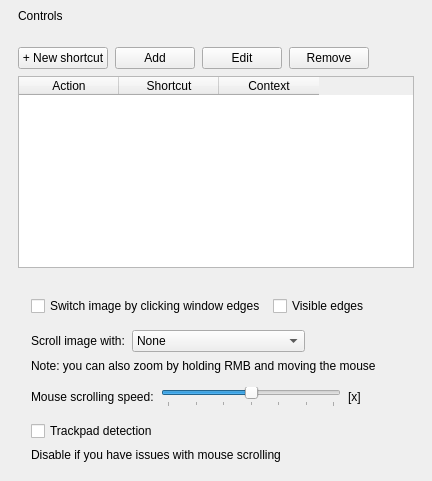
         <widget class="QWidget" name="Controls">
          <layout class="QVBoxLayout" name="verticalLayout_28">
           <property name="spacing">
            <number>9</number>
           </property>
           <property name="leftMargin">
            <number>18</number>
           </property>
           <property name="topMargin">
            <number>9</number>
           </property>
           <property name="rightMargin">
            <number>18</number>
           </property>
           <property name="bottomMargin">
            <number>9</number>
           </property>
           <item>
            <widget class="QLabel" name="label_29">
             <property name="accessibleName">
              <string notr="true">SHeaderText</string>
             </property>
             <property name="text">
              <string>Controls</string>
             </property>
            </widget>
           </item>
           <item>
            <widget class="QWidget" name="widget_5" native="true">
             <property name="accessibleName">
              <string notr="true">SHeaderLine</string>
             </property>
            </widget>
           </item>
           <item>
            <spacer name="verticalSpacer_10">
             <property name="orientation">
              <enum>Qt::Vertical</enum>
             </property>
             <property name="sizeType">
              <enum>QSizePolicy::Fixed</enum>
             </property>
             <property name="sizeHint" stdset="0">
              <size>
               <width>20</width>
               <height>6</height>
              </size>
             </property>
            </spacer>
           </item>
           <item>
            <layout class="QVBoxLayout" name="verticalLayout_33">
             <property name="spacing">
              <number>7</number>
             </property>
             <property name="leftMargin">
              <number>0</number>
             </property>
             <property name="topMargin">
              <number>0</number>
             </property>
             <property name="rightMargin">
              <number>0</number>
             </property>
             <property name="bottomMargin">
              <number>0</number>
             </property>
             <item>
              <layout class="QHBoxLayout" name="horizontalLayout_2">
               <item>
                <widget class="QPushButton" name="newShortcutButton">
                 <property name="sizePolicy">
                  <sizepolicy hsizetype="Minimum" vsizetype="Minimum">
                   <horstretch>0</horstretch>
                   <verstretch>0</verstretch>
                  </sizepolicy>
                 </property>
                 <property name="text">
                  <string>+ New shortcut</string>
                 </property>
                 <property name="accessibleName">
                  <string notr="true">SDialogButton</string>
                 </property>
                </widget>
               </item>
               <item>
                <widget class="QPushButton" name="pushButton_2">
                 <property name="sizePolicy">
                  <sizepolicy hsizetype="Minimum" vsizetype="Minimum">
                   <horstretch>0</horstretch>
                   <verstretch>0</verstretch>
                  </sizepolicy>
                 </property>
                 <property name="minimumSize">
                  <size>
                   <width>0</width>
                   <height>0</height>
                  </size>
                 </property>
                 <property name="text">
                  <string>Add</string>
                 </property>
                </widget>
               </item>
               <item>
                <widget class="QPushButton" name="pushButton_8">
                 <property name="text">
                  <string>Edit</string>
                 </property>
                </widget>
               </item>
               <item>
                <widget class="QPushButton" name="pushButton_4">
                 <property name="sizePolicy">
                  <sizepolicy hsizetype="Minimum" vsizetype="Minimum">
                   <horstretch>0</horstretch>
                   <verstretch>0</verstretch>
                  </sizepolicy>
                 </property>
                 <property name="text">
                  <string>Remove</string>
                 </property>
                </widget>
               </item>
               <item>
                <spacer name="horizontalSpacer_2">
                 <property name="orientation">
                  <enum>Qt::Horizontal</enum>
                 </property>
                 <property name="sizeType">
                  <enum>QSizePolicy::MinimumExpanding</enum>
                 </property>
                 <property name="sizeHint" stdset="0">
                  <size>
                   <width>20</width>
                   <height>20</height>
                  </size>
                 </property>
                </spacer>
               </item>
              </layout>
             </item>
             <item>
              <widget class="QTableWidget" name="shortcutsTableWidget">
               <property name="sizePolicy">
                <sizepolicy hsizetype="Expanding" vsizetype="Expanding">
                 <horstretch>0</horstretch>
                 <verstretch>1</verstretch>
                </sizepolicy>
               </property>
               <property name="editTriggers">
                <set>QAbstractItemView::NoEditTriggers</set>
               </property>
               <property name="alternatingRowColors">
                <bool>true</bool>
               </property>
               <property name="selectionMode">
                <enum>QAbstractItemView::SingleSelection</enum>
               </property>
               <property name="selectionBehavior">
                <enum>QAbstractItemView::SelectRows</enum>
               </property>
               <property name="sortingEnabled">
                <bool>false</bool>
               </property>
               <attribute name="verticalHeaderVisible">
                <bool>false</bool>
               </attribute>
               <column>
                <property name="text">
                 <string>Action</string>
                </property>
               </column>
               <column>
                <property name="text">
                 <string>Shortcut</string>
                </property>
               </column>
               <column>
                <property name="text">
                 <string>Context</string>
                </property>
               </column>
              </widget>
             </item>
            </layout>
           </item>
           <item>
            <spacer name="verticalSpacer_18">
             <property name="orientation">
              <enum>Qt::Vertical</enum>
             </property>
             <property name="sizeType">
              <enum>QSizePolicy::Fixed</enum>
             </property>
             <property name="sizeHint" stdset="0">
              <size>
               <width>20</width>
               <height>9</height>
              </size>
             </property>
            </spacer>
           </item>
           <item>
            <widget class="QWidget" name="widget_12" native="true">
             <property name="accessibleName">
              <string notr="true">SGroup</string>
             </property>
             <layout class="QVBoxLayout" name="verticalLayout_21">
              <property name="spacing">
               <number>7</number>
              </property>
              <property name="leftMargin">
               <number>13</number>
              </property>
              <property name="topMargin">
               <number>10</number>
              </property>
              <property name="rightMargin">
               <number>13</number>
              </property>
              <property name="bottomMargin">
               <number>10</number>
              </property>
              <item>
               <layout class="QHBoxLayout" name="horizontalLayout_8">
                <property name="leftMargin">
                 <number>0</number>
                </property>
                <property name="topMargin">
                 <number>0</number>
                </property>
                <item>
                 <widget class="QCheckBox" name="clickableEdgesCheckBox">
                  <property name="text">
                   <string>Switch image by clicking window edges</string>
                  </property>
                 </widget>
                </item>
                <item>
                 <widget class="QCheckBox" name="clickableEdgesVisibleCheckBox">
                  <property name="text">
                   <string>Visible edges</string>
                  </property>
                 </widget>
                </item>
               </layout>
              </item>
              <item>
               <widget class="QWidget" name="widget_30" native="true">
                <property name="accessibleName">
                 <string notr="true">SLine</string>
                </property>
               </widget>
              </item>
              <item>
               <layout class="QHBoxLayout" name="horizontalLayout_12">
                <property name="leftMargin">
                 <number>0</number>
                </property>
                <property name="topMargin">
                 <number>0</number>
                </property>
                <property name="rightMargin">
                 <number>0</number>
                </property>
                <property name="bottomMargin">
                 <number>0</number>
                </property>
                <item>
                 <widget class="QLabel" name="label_28">
                  <property name="text">
                   <string>Scroll image with:</string>
                  </property>
                 </widget>
                </item>
                <item>
                 <widget class="QComboBox" name="imageScrollingComboBox">
                  <item>
                   <property name="text">
                    <string>None</string>
                   </property>
                  </item>
                  <item>
                   <property name="text">
                    <string>Touchpad</string>
                   </property>
                  </item>
                  <item>
                   <property name="text">
                    <string>Touchpad &amp; Mouse Wheel</string>
                   </property>
                  </item>
                 </widget>
                </item>
                <item>
                 <spacer name="horizontalSpacer_31">
                  <property name="orientation">
                   <enum>Qt::Horizontal</enum>
                  </property>
                  <property name="sizeHint" stdset="0">
                   <size>
                    <width>40</width>
                    <height>20</height>
                   </size>
                  </property>
                 </spacer>
                </item>
               </layout>
              </item>
              <item>
               <widget class="QLabel" name="label_52">
                <property name="accessibleName">
                 <string notr="true">SNoteText</string>
                </property>
                <property name="text">
                 <string>Note: you can also zoom by holding RMB and moving the mouse</string>
                </property>
               </widget>
              </item>
              <item>
               <widget class="QWidget" name="widget_29" native="true">
                <property name="accessibleName">
                 <string notr="true">SLine</string>
                </property>
               </widget>
              </item>
              <item>
               <layout class="QHBoxLayout" name="horizontalLayout_9">
                <property name="leftMargin">
                 <number>0</number>
                </property>
                <property name="topMargin">
                 <number>0</number>
                </property>
                <property name="rightMargin">
                 <number>0</number>
                </property>
                <property name="bottomMargin">
                 <number>0</number>
                </property>
                <item>
                 <widget class="QLabel" name="label_54">
                  <property name="text">
                   <string>Mouse scrolling speed:</string>
                  </property>
                 </widget>
                </item>
                <item>
                 <widget class="QSlider" name="mouseScrollingSpeedSlider">
                  <property name="minimumSize">
                   <size>
                    <width>180</width>
                    <height>0</height>
                   </size>
                  </property>
                  <property name="minimum">
                   <number>0</number>
                  </property>
                  <property name="maximum">
                   <number>6</number>
                  </property>
                  <property name="singleStep">
                   <number>1</number>
                  </property>
                  <property name="pageStep">
                   <number>1</number>
                  </property>
                  <property name="value">
                   <number>3</number>
                  </property>
                  <property name="sliderPosition">
                   <number>3</number>
                  </property>
                  <property name="orientation">
                   <enum>Qt::Horizontal</enum>
                  </property>
                  <property name="tickPosition">
                   <enum>QSlider::TicksBelow</enum>
                  </property>
                  <property name="tickInterval">
                   <number>1</number>
                  </property>
                 </widget>
                </item>
                <item>
                 <widget class="QLabel" name="mouseScrollingSpeedLabel">
                  <property name="text">
                   <string>[x]</string>
                  </property>
                 </widget>
                </item>
                <item>
                 <spacer name="horizontalSpacer_34">
                  <property name="orientation">
                   <enum>Qt::Horizontal</enum>
                  </property>
                  <property name="sizeHint" stdset="0">
                   <size>
                    <width>40</width>
                    <height>20</height>
                   </size>
                  </property>
                 </spacer>
                </item>
               </layout>
              </item>
              <item>
               <widget class="QWidget" name="widget_trackpad_separator" native="true">
                <property name="accessibleName">
                 <string notr="true">SLine</string>
                </property>
               </widget>
              </item>
              <item>
               <widget class="QCheckBox" name="trackpadDetectionCheckBox">
                <property name="text">
                 <string>Trackpad detection</string>
                </property>
               </widget>
              </item>
              <item>
               <widget class="QLabel" name="label_7">
                <property name="accessibleName">
                 <string notr="true">SNoteText</string>
                </property>
                <property name="text">
                 <string>Disable if you have issues with mouse scrolling</string>
                </property>
               </widget>
              </item>
             </layout>
            </widget>
           </item>
          </layout>
         </widget>
